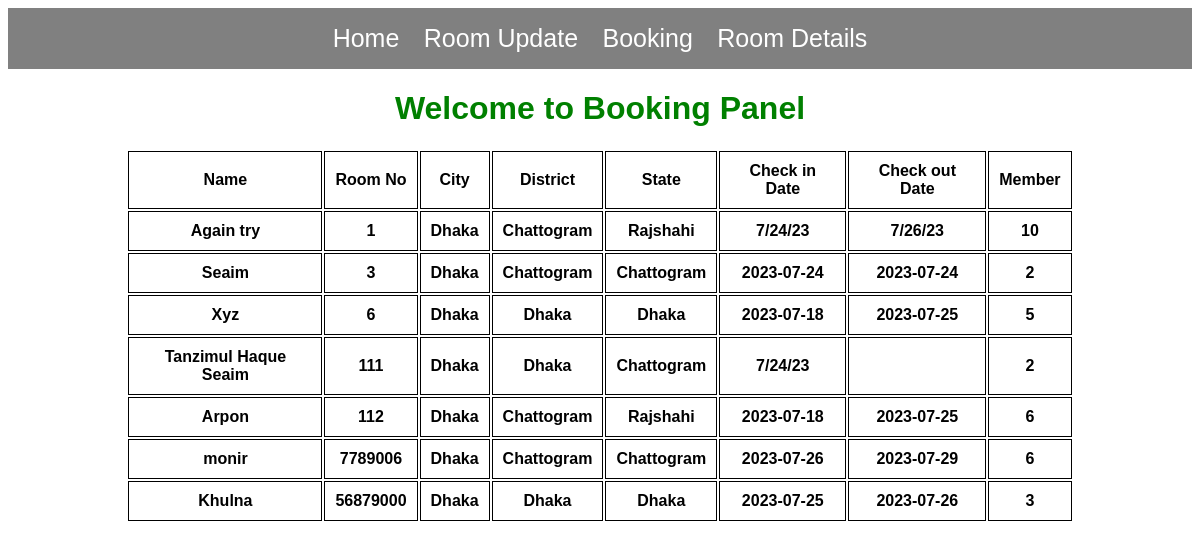
Page /Admin/booking.php on the committed database.
### tables this page shows
CREATE TABLE `form` (
  `id` int(255) NOT NULL,
  `name` varchar(50) DEFAULT NULL,
  `address` varchar(50) DEFAULT NULL,
  `city` varchar(50) DEFAULT NULL,
  `dis` varchar(100) DEFAULT NULL,
  `state` varchar(50) DEFAULT NULL,
  `email` varchar(50) DEFAULT NULL,
  `cindate` varchar(50) DEFAULT NULL,
  `coutdate` varchar(50) DEFAULT NULL,
  `member` varchar(50) DEFAULT NULL
);

### Admin/booking.php (the view, shortened to what this page needs)
<?php
include("conn.php");
?>
<!DOCTYPE html>
<html lang="en">
<head>
</head>
<body>
<div class="adminc">
        <ul>
            <li><a href="../index.php">Home</a></li>
            <li><a href="room.php">Room Update</a></li>
            <li><a href="booking.php">Booking</a></li>
            <li><a href="rd.php">Room Details</a></li>
        </ul>
    </div>
 <h1> Welcome to Booking Panel</h1>
 <table>
    <tr>
        <th>Name</th>
        <th >Room No</th>
        <th>City</th>
        <th >District</th>
        <th >State</th>
        <th>Check in Date</th>
        <th >Check out Date</th>
        <th>Member</th>
    </tr>
    <?php
    $q1 = "SELECT * FROM form ORDER BY id ASC";
    $run = mysqli_query($a, $q1);
    while ($row = mysqli_fetch_array($run)) {
        $name = $row['name'];
        $idno = $row['id'];
        $city = $row['city'];
        $dis = $row['dis'];
        $state = $row['state'];
        $cidate = $row['cindate'];
        $coutdate = $row['coutdate'];
        $m = $row['member'];
            ?>
  <tr>
        <th ><?php echo$name; ?></th>
        <th ><?php echo$idno; ?></th>
        <th ><?php echo$city; ?></th>
        <th ><?php echo$dis; ?></th>
        <th ><?php echo$state; ?></th>
        <th ><?php echo$cidate; ?></th>
        <th ><?php echo$coutdate; ?></th>
        <th ><?php echo$m; ?></th>
    </tr>
    <?php
        }
    ?>
</table>
</body>
</html>

### Admin/booking.php (style rules this page uses)
body { font-family: Arial, Helvetica, sans-serif; }
.adminc { display: flex; justify-content: center; background-color: gray; }
.adminc ul { list-style: none; padding: 0; }
.adminc li { display: inline-block; margin: 0 10px; }
.adminc li a { text-decoration: none; font-size: 25px; color: white; }
h1 { text-align: center; color: green; }
table { width: 80%; margin: 20px auto; }
th, td { border: 1px solid black; padding: 10px; text-align: center; }
th { background-color: white; }

### rows in the picture
form: name "Again try", id "1", city "Dhaka", dis "Chattogram", state "Rajshahi", cindate "7/24/23", coutdate "7/26/23", member "10"
form: name "Seaim", id "3", city "Dhaka", dis "Chattogram", state "Chattogram", cindate "2023-07-24", coutdate "2023-07-24", member "2"
form: name "Xyz", id "6", city "Dhaka", dis "Dhaka", state "Dhaka", cindate "2023-07-18", coutdate "2023-07-25", member "5"
form: name "Tanzimul Haque Seaim", id "111", city "Dhaka", dis "Dhaka", state "Chattogram", cindate "7/24/23", member "2"
form: name "Arpon", id "112", city "Dhaka", dis "Chattogram", state "Rajshahi", cindate "2023-07-18", coutdate "2023-07-25", member "6"
form: name "monir", id "7789006", city "Dhaka", dis "Chattogram", state "Chattogram", cindate "2023-07-26", coutdate "2023-07-29", member "6"
form: name "Khulna", id "56879000", city "Dhaka", dis "Dhaka", state "Dhaka", cindate "2023-07-25", coutdate "2023-07-26", member "3"
